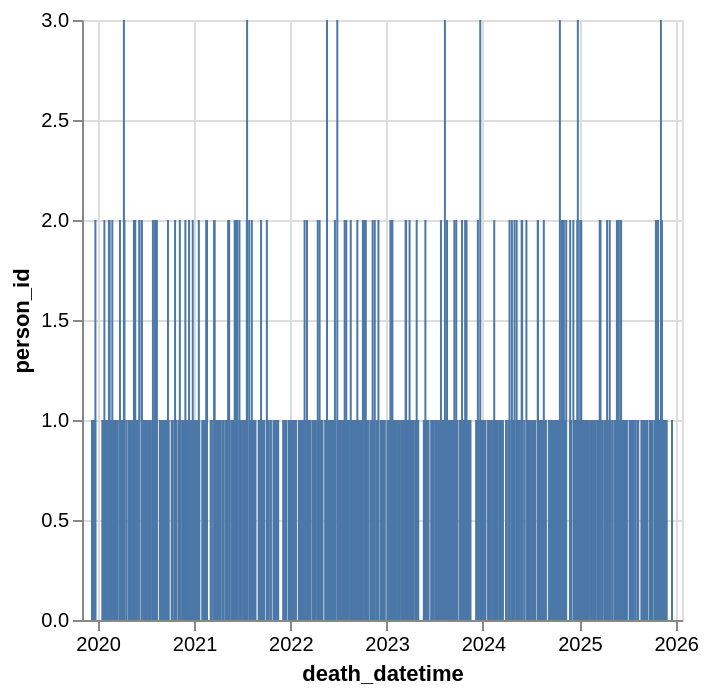

Notebook source saved alongside this figure:
### Code cell
# Distribution temporelle des dates de deces
alt.Chart(death_dates_summary).mark_bar(size=1).encode(
    alt.X('death_datetime:T', scale=alt.Scale(padding=5)),
    y='person_id:Q'
)

### Figure 1 — Vega-Lite specification as saved in the notebook (floating-point values rounded to 4 significant figures; data arrays with more than 128 entries replaced by an {"elided": "..."} marker saying what was removed)
{"config": {"view": {"continuousWidth": 300, "continuousHeight": 300}}, "data": {"name": "data-653df10c5614fc1f49fda322a7f9dc8a"}, "mark": {"type": "bar", "size": 1}, "encoding": {"x": {"field": "death_datetime", "scale": {"padding": 5}, "type": "temporal"}, "y": {"field": "person_id", "type": "quantitative"}}, "$schema": "https://vega.github.io/schema/vega-lite/v6.4.1.json", "datasets": {"data-653df10c5614fc1f49fda322a7f9dc8a": {"elided": "698 records"}}}
